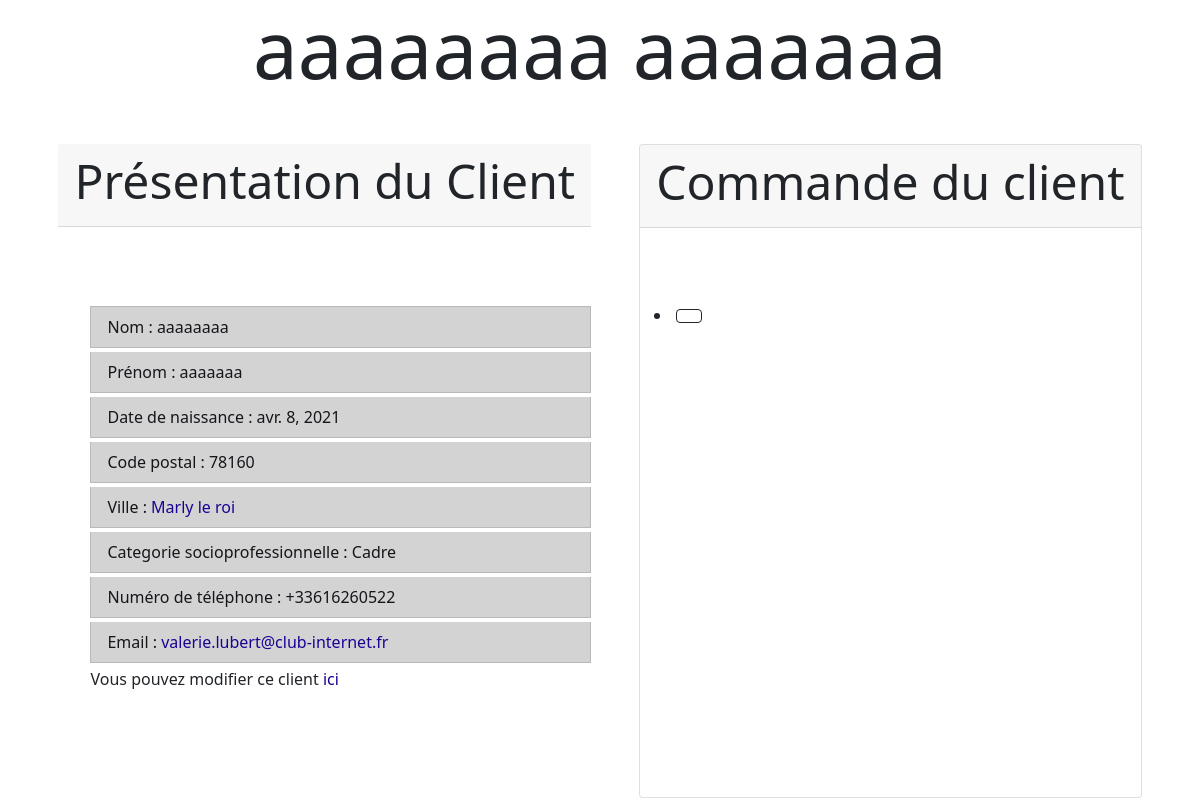
The app's page /Client/6 with its own data.
### Client/models.py (models this page shows)
class Client(models.Model):
    Nom = models.CharField(max_length=50)
    Prenom = models.CharField(max_length=50)
    Date_naissance = models.DateField()
    numero_de_rue = models.DecimalField(decimal_places=0, max_digits=3, default="")
    code_postal = models.DecimalField(max_digits=5, decimal_places=0, default="")
    Ville=models.CharField(max_length=100)
    Categorie_socioPro = models.CharField(max_length=100, choices= cat_socio)
    phone_regex = RegexValidator(regex=r'^\+?1?\d{9,15}$',
                                 message="Phone number must be entered in the format: '+999999999'. Up to 15 digits allowed.")
    Numero_Telephone = models.CharField(validators=[phone_regex], max_length=17, blank=True)
    Email = models.EmailField(max_length=254, blank=True)

### Client/views.py (the view)
# urls.py: path('<Client_id>', views.detail, name="detailC"), #lien vers les détails clients
def detail(request, Client_id): #affichage des détails Client
    client = Client.objects.get(pk=Client_id)
    context = {'client': client}
    return render(request, 'Client/DetailC.html', context)

### Client/templates/Client/detailC.html (shortened to what this page needs)
{% load static %}
<link rel="stylesheet" type="text/css" href="{% static 'Client/styleDetail.css' %}">
<link href="https://cdn.jsdelivr.net/npm/bootstrap@5.0.0-beta3/dist/css/bootstrap.min.css"
rel="stylesheet"
integrity="sha384-eOJMYsd53ii+scO/bJGFsiCZc+5NDVN2yr8+0RDqr0Ql0h+rP48ckxlpbzKgwra6">
<head>
</head>
<body>
    <h1 class="text-center display-1 mb-5">{{client.Nom}} {{client.Prenom}}</h1>
    <div class="row">
        <div class="d-flex bd-highlight justify-content-center ">
            <div class= "cardcenter">
                <div class="card-header"><h1 class="text-center display-5 mb-2">Présentation du Client</h1></div>
                <ul>
                    <li class="list-group-item list-group-item-dark my-1">Nom : {{client.Nom}}</li>
                    <li class="list-group-item list-group-item-dark my-1">Prénom : {{client.Prenom}}</li>
                    <li class="list-group-item list-group-item-dark my-1">Date de naissance : {{client.Date_naissance}}</li>
                    <li class="list-group-item list-group-item-dark my-1">Code postal : {{client.code_postal}}</li>
                    <li class="list-group-item list-group-item-dark my-1">Ville : <a href="https://www.google.fr/maps/place/{{client.Ville}}" >{{client.Ville}}</a> </li>
                    <li class="list-group-item list-group-item-dark my-1">Categorie socioprofessionnelle : {{client.Categorie_socioPro}}</li>
                    <li class="list-group-item list-group-item-dark my-1">Numéro de téléphone : {{client.Numero_Telephone}}</li>
                    <li class="list-group-item list-group-item-dark my-1">Email : <a href="mailto:{{client.Email}}">{{client.Email}}</a> </li>
                    <p >Vous pouvez modifier ce client <a href="/admin/Client/client/{{client.id}}" > ici</a>
                </ul>
            </div>
            <div class= "card">
                <div class="card-header"><h1 class="text-center display-5 mb-2">Commande du client</h1></div>
                <ul>
                    <li><a class="btn btn-outline-dark m-1" href="{{commandes.id}}">{{commandes.Commande_article}}</a>
                </ul>
            </div>
        </div>
    </div>
</body>
</head>

### Client/static/Client/styleDetail.css (style rules this page uses)
* { margin:0; padding:0; box-sizing: border-box; }
body { background: rgb(255, 255, 255); font-family: arial; color:rgb(0, 0, 0); }
.d-flex { gap:6vh }
ul { padding: 75px 0px; }
a:link { color: rgb(25, 3, 146); text-decoration: none; }

### records on screen
Client: Nom "aaaaaaaa", Prenom "aaaaaaa", Date_naissance "avr. 8, 2021", code_postal "78160", Ville "Marly le roi", Categorie_socioPro "Cadre", Numero_Telephone "+33616260522", Email "valerie.lubert@club-internet.fr"
